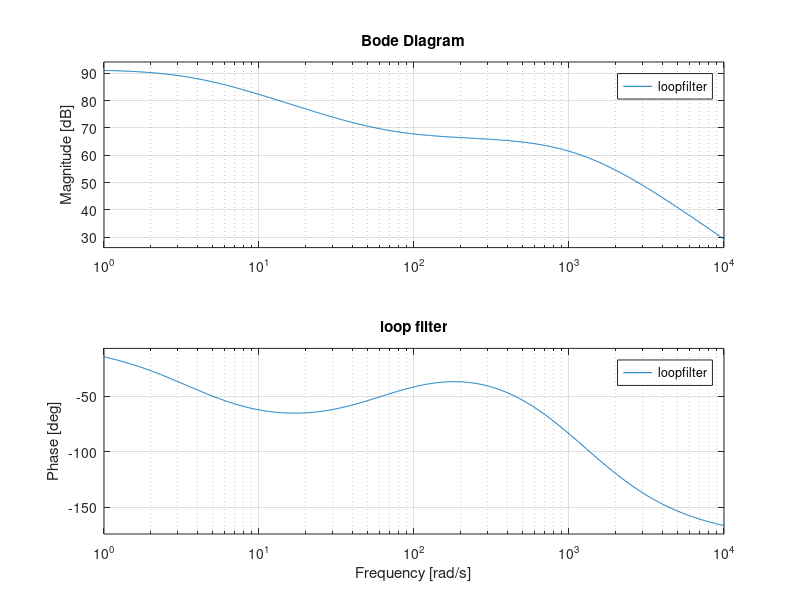
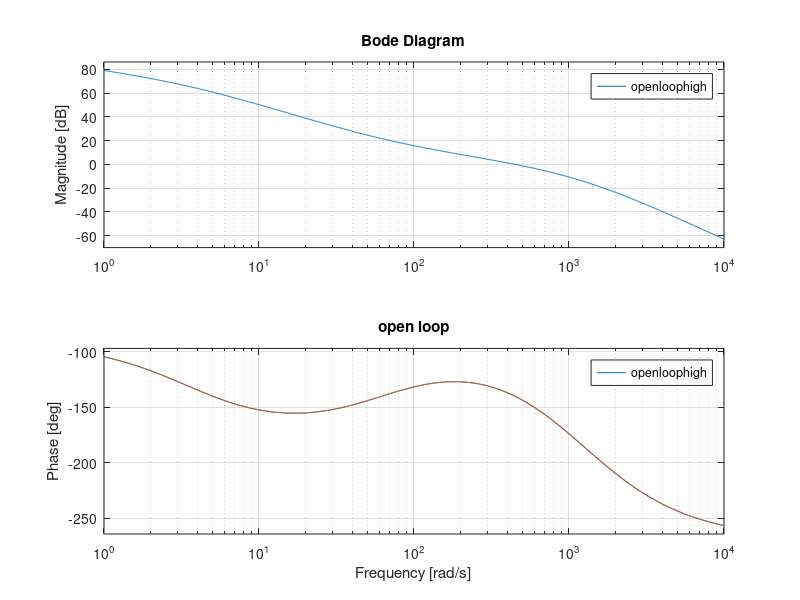
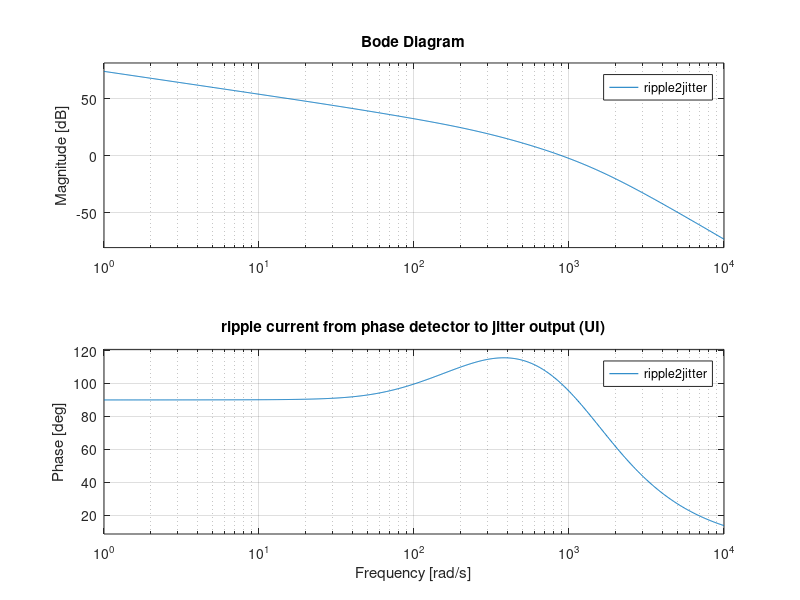

MATLAB code for these plots, in order:
% pt8612_analog_pll_init:

%       Vcc
%        | 
%     s1  /
%        |                              
% 	     R1    ii                       
% 	     |----->-------- Ri -------------------
% 	     R2        |          |     |     |     +
% 	     |         |         Cs     |     |     Vo
% 	  s2  /        C1         |     Cp    Rp    -
% 	     |         |          Rs    |     |    |
% 	     /         /          |     |     /    /
% 	                          /     /


%        -------         -------         --
% Ref   |       |       |       |       |
%     --         -------         -------
%           -------         -------
% Vco      |       |       |       |
%     -----         -------         -------
%        ---             ---             --
% s1    |   |           |   |           |
%     --     -----------     -----------
%           -               -              
% s2       ||              || t_both_on              
%     -----  --------------  --------------
%                         
%        --              --              --
% s1-s2 |  |            |  | tdiff      |
%     --    ------------    ------------


wmax = 1e4;
wmin = 1e0;

%VCXO characteristics:
Kvcxo=90e-6
fvcxo=148.5e6/1.001
Vvcxomin=0;
Vvcxomax=2.5;
Vvcxo0 = 1.25;  %Linearization voltage

%Frequency parameters:
fin=27e6;
Ndec1=91;
Ndec2=500;
fpll=fin/Ndec1;

%Pulse hight out of phase comparator:
Vcc= 3.3

%Loop filter components:
Ri = 500e3
Rs = 22000
Rp = 1e6
Cs = 680e-9
Cp = Cs/20

% Phase comparator : 
Tpll=1/fpll;
t_both=2e-9
R2 = 220
R1 = 220
C1 = 20e-9

Cfpga = 20e-12;                     % parasitic capacitance on fpga output
Rhc = Tpll/Cfpga                    % Equivalent resistance due to parasitic capacitance
Rlc = Tpll/Cfpga                    % Equivalent resistance due to parasitic capacitance
Rhr = R1*Tpll/t_both                % Equivalent resistance due to pulsed resistance 
Rlr = R2*Tpll/t_both                % Equivalent resistance due to pulsed resistance 
Rheq= 1/(1/Rhc+1/Rhr)               % Equivalent resistance to Vcc
Rleq= 1/(1/Rlc+1/Rlr)               % Equivalent resistance to ground
Rth = 1/(1/Rheq+1/Rleq)             % Equivalent thevenin resistance due to on-pulses in both switches. Contribution from both capacitance and resistance
Vth = Vcc*Rleq/(Rleq+Rheq)          % Equivalent thevenin voltage

Glt2i = Vvcxo0/R2;                  % From tdiff/T to ii when vcxo is before ref (low pulses)
Ght2i = (Vcc-Vvcxo0)/R1;            % From tdiff/T to ii when vcxo is after ref (high pulses)

phasecomplow = ss(0,1,Glt2i,0);     % From feedback frequency to ii
phasecomphigh = ss(0,1,Ght2i,0);    % From feedback frequency to ii

%Steady state error:
ith   = (Vth-Vvcxo0)/Rth;
% tdiff is positive if vcxo is after ref
if ith >= 0,    % tdiff 
   Gt2i0 = Glt2i;
else
   Gt2i0 = Ght2i;
end
tdiff0 = -ith/Gt2i0*Tpll

phasecomparator = ss(0,1,Gt2i0,0);    % From feedback frequency to ii at linearization point
fknee = 1/(2*pi*R2/2*C1)


% Loop filter:
% dx/dt = A*x+B*u
% Vo    = C*x+D*u
% x = [Vc1 Vcp Vcs]'
% u = [ii Vth]' 
%    ii                       
% ---->----------------- Ri ---------------------
% 	      |        |          |     |     |     +
% 	     Rth       |         Cs     |     |     Vo
% 	      |        C1         |     Cp    Rp    -
% 	     Vth       |          Rs    |     |     |
% 	      |        /          |     /     /     /
% 	      /                   /     

A = [[-1/C1*(1/Ri+1/Rth)      1/C1/Ri           0   ]
     [ 1/Cp/Ri         -(1/Ri+1/Rs+1/Rp)/Cp  1/Cp/Rs]
     [    0                   1/Cs/Rs       -1/Cs/Rs]];
B = [[1/C1 0 0].' [1/C1/Rth 0 0].'];
C = [0 1 0];
D = [0 0];
Cvc1 = [1 0 0];

loopfilter = ss(A,B(:,1),C,D(1));      % From ii to Vo

figure(1)
bode(loopfilter,{wmin,wmax})
grid on;
title('loop filter')

% VCXO :
Gvcxo = Kvcxo * fvcxo;

% Decimator 2 :
Gdec2 = 1/Ndec2;

% Open loop gain :
openlooplow  = phasecomplow*loopfilter*Gvcxo*Gdec2;
openloophigh = phasecomphigh*loopfilter*Gvcxo*Gdec2;
openloop     = phasecomparator*loopfilter*Gvcxo*Gdec2;
figure(2)
hold off
bode(openlooplow,{wmin,wmax})
hold on
bode(openloophigh,{wmin,wmax})
title('open loop')
grid on

% From fout to jitter :
freq2jitter = ss(0,1,1/fvcxo,0);

% From time to UI :
Gt2ui = 10*fvcxo;

% From phase detector ripple current to output jitter (UI):
ripple2jitter=phasecomparator*loopfilter*Gvcxo*freq2jitter*Gt2ui/(1-openloop);
figure(3)
bode(ripple2jitter,{wmin,wmax})
grid on
title('ripple current from phase detector to jitter output (UI)')

% From input jitter (time) to output jitter (time):
% jitter2jitter=loopfilter*Gvcxo*freq2jitter*fin/Ndec1/(1-openloop);
% figure(4)
% bode(jitter2jitter,{1e-1,wmax})
% grid on
% title('jitter input (time) to jitter output (time)')

figure(2)